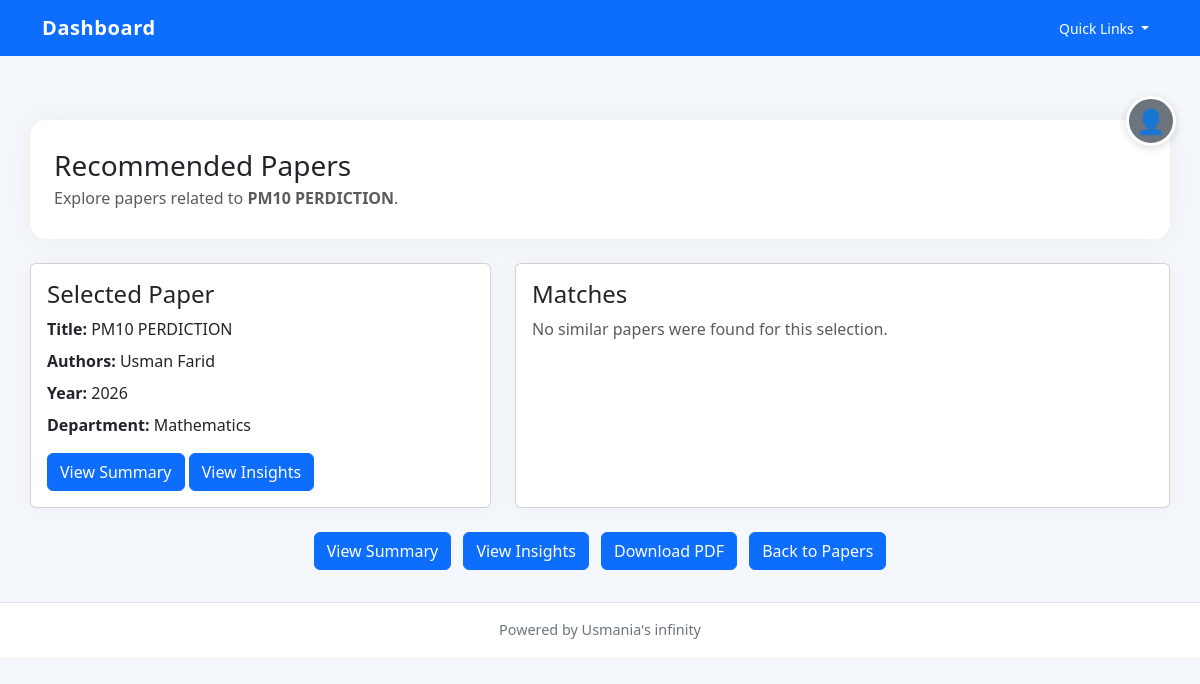
The app's page /papers/recommend/1 with its own data.
### app/models.py (models this page shows)
class Paper(db.Model):
    __tablename__ = "papers"
    id = db.Column(db.Integer, primary_key=True)
    title = db.Column(db.String(500))
    authors = db.Column(db.Text)
    year = db.Column(db.Integer)
    abstract = db.Column(db.Text)
    pdf_path = db.Column(db.String(500))
    link = db.Column(db.String(500))
    verified = db.Column(db.Boolean, default=False)
    department_id = db.Column(db.Integer, db.ForeignKey("departments.id"))
    user_id = db.Column(db.Integer, db.ForeignKey("users.id"))
    created_at = db.Column(db.DateTime, default=datetime.utcnow)

class Department(db.Model):
    __tablename__ = "departments"
    id = db.Column(db.Integer, primary_key=True)
    name = db.Column(db.String(150), unique=True, nullable=False)
    users = db.relationship("User", backref="department", lazy=True)
    papers = db.relationship("Paper", backref="department", lazy=True)

### app/routes/papers.py (the view)
@papers_bp.route("/recommend/<int:paper_id>")
def recommend(paper_id):
    paper = Paper.query.get_or_404(paper_id)
    papers = Paper.query.filter_by(verified=True).all()
    recommendations = recommend_papers(papers, paper.title)
    return render_template("recommendations.html", paper=paper, recommendations=recommendations)

### src/recommender/recommend.py (called while the page is built, shortened)
def recommend_papers(papers, current_title):
    if len(papers) <= 1:
        return []

### app/templates/recommendations.html (shortened to what this page needs)
{% extends "base.html" %}
{% block content %}
<div class="page-header">
    <div>
        <h1 class="h3 mb-1">Recommended Papers</h1>
        <p class="text-muted mb-0">Explore papers related to <strong>{{ paper.title }}</strong>.</p>
    </div>
</div>
<div class="row gy-4">
    <div class="col-lg-5">
        <div class="card card-shadow h-100">
            <div class="card-body">
                <h4 class="card-title">Selected Paper</h4>
                <p class="mb-2"><strong>Title:</strong> {{ paper.title }}</p>
                <p class="mb-2"><strong>Authors:</strong> {{ paper.authors }}</p>
                <p class="mb-2"><strong>Year:</strong> {{ paper.year }}</p>
                <p class="mb-2"><strong>Department:</strong> {{ paper.department.name if paper.department else 'N/A' }}</p>
                <div class="mt-3">
                    <a class="btn btn-primary" href="{{ url_for('papers.summary', paper_id=paper.id) }}">View Summary</a>
                    <a class="btn btn-outline-secondary" href="{{ url_for('papers.insights', paper_id=paper.id) }}">View Insights</a>
                </div>
            </div>
        </div>
    </div>
    <div class="col-lg-7">
        <div class="card card-shadow h-100">
            <div class="card-body">
                <h4 class="card-title">Matches</h4>
                {% if recommendations %}
                    <div class="list-group">
                        {% for recommendation in recommendations %}
                        <div class="list-group-item rounded-3 mb-3">
                            <div class="d-flex justify-content-between align-items-start">
                                <div>
                                    <h5 class="mb-1">{{ recommendation.title }}</h5>
                                    <p class="mb-1 text-muted">{{ recommendation.authors }} • {{ recommendation.year }}</p>
                                </div>
                                <a class="btn btn-sm btn-outline-primary" href="{{ url_for('papers.summary', paper_id=recommendation.id) }}">View</a>
                            </div>
                        </div>
                        {% endfor %}
                    </div>
                {% else %}
                    <p class="text-muted mb-0">No similar papers were found for this selection.</p>
                {% endif %}
            </div>
        </div>
    </div>
</div>
<div class="mt-4 text-center">
    <a class="btn btn-outline-primary me-2" href="{{ url_for('papers.summary', paper_id=paper.id) }}">View Summary</a>
    <a class="btn btn-outline-secondary me-2" href="{{ url_for('papers.insights', paper_id=paper.id) }}">View Insights</a>
    {% if paper.pdf_path %}
    <a class="btn btn-outline-success me-2" href="{{ url_for('papers.download_paper', paper_id=paper.id) }}">Download PDF</a>
    {% endif %}
    <a class="btn btn-secondary" href="{{ url_for('papers.list_papers') }}">Back to Papers</a>
</div>
{% endblock %}

### app/templates/base.html (style rules this page uses)
body { padding-top: 5.5rem; background: #f4f7fb; min-height: 100vh; }
.page-header { padding: 1.8rem 1.5rem; background: #ffffff; border-radius: 1rem; box-shadow: 0 0 30px rgba(0, 0, 0, 0.05); margin-bottom: 1.5rem; }
.page-header h1 { margin-bottom: 0.25rem; }
.btn, .btn-primary, .btn-outline-primary, .btn-outline-secondary, .btn-outline-info, .btn-secondary, .btn-danger, .btn-light { color: #fff !important; background-color: #0d6efd !important; border-color: #0d6efd !important; }
.card-shadow { box-shadow: 0 0 25px rgba(0,0,0,.04); }

### records on screen
Paper: title "PM10 PERDICTION", authors "Usman Farid", year "2026"
Department: department "Mathematics"
